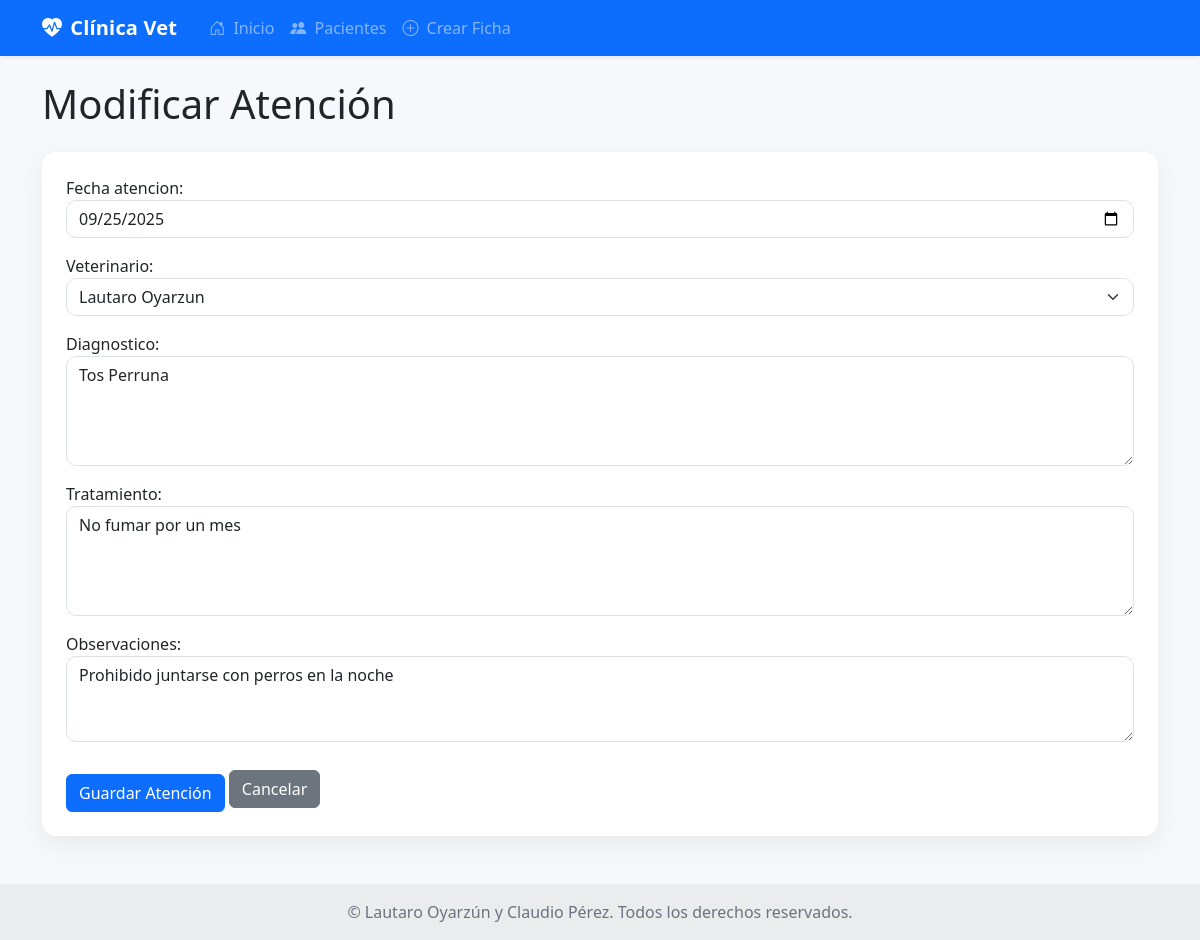
Page /atencion/3/modificar/ on the committed database.
### principal/models.py (models this page shows, shortened)
class Atencion(models.Model):
    idatencion = models.AutoField(primary_key=True, db_column='idatencion')
    fecha_atencion = models.DateField()
    diagnostico = models.TextField()
    tratamiento = models.TextField()
    observaciones = models.TextField(blank=True, null=True)
    ficha_mascota = models.ForeignKey(FichaMascota, on_delete=models.CASCADE)
    veterinario = models.ForeignKey(Veterinario, on_delete=models.SET_NULL, null=True)

### principal/views.py (the view)
# urls.py: path('atencion/<int:pk>/modificar/', views.modificar_atencion, name='modificar_atencion'),
def modificar_atencion(request, pk):
    atencion = get_object_or_404(Atencion, pk=pk)
    if request.method == 'POST':
        form = AtencionForm(request.POST, instance=atencion)
        if form.is_valid():
            form.save()
            return redirect('detalle_mascota', pk=atencion.ficha_mascota.pk)
    else:
        form = AtencionForm(instance=atencion)
    context = {
        'form': form,
        'title': 'Modificar Atención',
        'mascota': atencion.ficha_mascota
    }
    return render(request, 'principal/form_atencion.html', context)

### principal/forms.py
class AtencionForm(forms.ModelForm):
    class Meta:
        model = Atencion
        fields = ['fecha_atencion', 'veterinario', 'diagnostico', 'tratamiento', 'observaciones']
        widgets = {
            'fecha_atencion': forms.DateInput(format='%Y-%m-%d', attrs={'type': 'date'}),
            'diagnostico': forms.Textarea(attrs={'rows': 4}),
            'tratamiento': forms.Textarea(attrs={'rows': 4}),
            'observaciones': forms.Textarea(attrs={'rows': 3}),
        }
    def __init__(self, *args, **kwargs):
        super().__init__(*args, **kwargs)
        for field_name, field in self.fields.items():
            if isinstance(field.widget, forms.Select):
                field.widget.attrs['class'] = 'form-select'
            else:
                field.widget.attrs['class'] = 'form-control'

### principal/models.py (called while the page is built)
    def __str__(self):
        return f'{self.nombre} {self.apellido}'

    def __str__(self):
        return str(self.idveterinario)

### principal/templates/principal/form_atencion.html (shortened to what this page needs)
{% extends 'principal/base.html' %}
{% block content %}
<h1 class="mb-4">{{ title }}</h1>
<div class="card p-4">
  <form method="post">
    {{ form.as_p }}
    <button type="submit" class="btn btn-primary mt-3">Guardar Atención</button>
    <a href="{% url 'detalle_mascota' mascota.pk %}" class="btn btn-secondary mt-2">Cancelar</a>
  </form>
</div>
{% endblock %}

### principal/static/principal/css/app.css (style rules this page uses)
:root { --soft-bg:#f7f8fb; --muted:#6b7280; }
html,body { height:100% }
body { background:var(--soft-bg) }
.card { border:0;border-radius:14px;box-shadow:0 8px 26px rgba(0,0,0,.06) }
.form-control,.form-select { border-radius:10px }

### rows in the picture
Atencion: fecha_atencion "09/25/2025", veterinario "Lautaro Oyarzun", diagnostico "Tos Perruna", tratamiento "No fumar por un mes", observaciones "Prohibido juntarse con perros en la noche"

### other values in the picture
{{ title }} "Modificar Atención"
